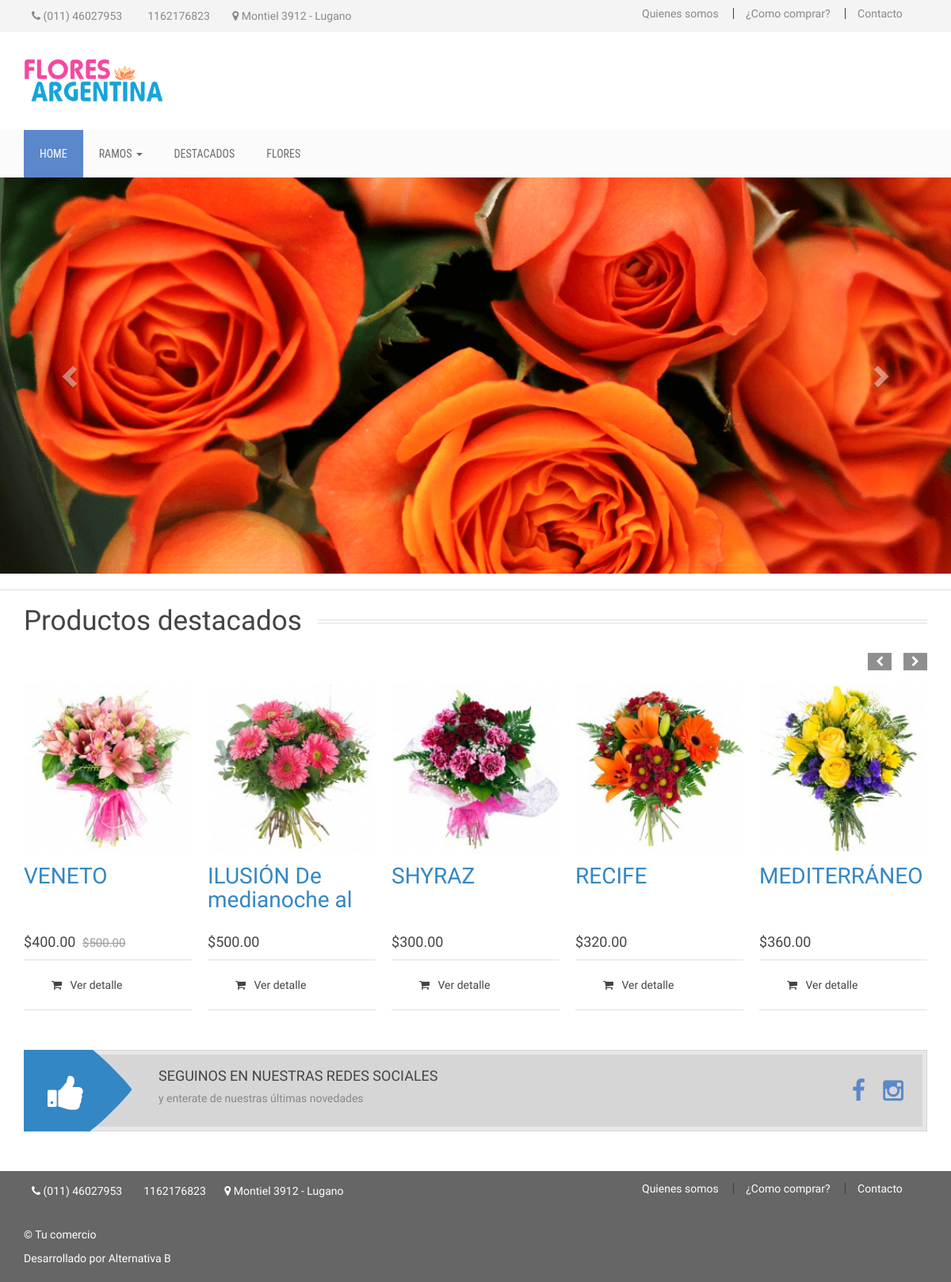
The page / on the database its author committed.
### tables this page shows
CREATE TABLE IF NOT EXISTS `store_categories` (
  `id` int(11) NOT NULL AUTO_INCREMENT,
  `title` varchar(255) NOT NULL,
  `parent_id` int(11) NOT NULL,
  `url` text NOT NULL,
  `priority` int(11) NOT NULL,
  `important` int(1) NOT NULL,
  PRIMARY KEY (`id`)
);

CREATE TABLE IF NOT EXISTS `slider` (
  `id` int(11) NOT NULL AUTO_INCREMENT,
  `image_file` text NOT NULL,
  `thumb` text NOT NULL,
  `priority` int(11) NOT NULL,
  `link` text NOT NULL,
  PRIMARY KEY (`id`)
);

CREATE TABLE IF NOT EXISTS `store_cat_assign` (
  `id` int(11) NOT NULL AUTO_INCREMENT,
  `category_id` int(11) NOT NULL,
  `item_id` int(11) NOT NULL,
  PRIMARY KEY (`id`)
);

CREATE TABLE IF NOT EXISTS `item_images` (
  `id` int(11) NOT NULL AUTO_INCREMENT,
  `image_file` text NOT NULL,
  `thumb` text NOT NULL,
  `item_id` int(11) NOT NULL,
  `priority` int(11) NOT NULL,
  PRIMARY KEY (`id`)
);

CREATE TABLE IF NOT EXISTS `store_items` (
  `id` int(11) NOT NULL AUTO_INCREMENT,
  `item_title` varchar(255) NOT NULL,
  `item_url` varchar(255) NOT NULL,
  `item_price` decimal(7,2) NOT NULL,
  `item_description` text NOT NULL,
  `was_price` decimal(7,2) NOT NULL,
  `item_active` int(11) NOT NULL,
  `date_created` int(11) NOT NULL,
  `date_edit` int(11) NOT NULL,
  `createdby` varchar(255) NOT NULL,
  `editby` varchar(255) NOT NULL,
  PRIMARY KEY (`id`)
);

### application/modules/store_categories/controllers/Store_categories.php (called while the page is built, shortened)
<?php
class Store_categories extends MX_Controller
{
function _draw_top_navbar(){
    $data['query'] = $this->_custom_query('SELECT * FROM store_categories WHERE parent_id=0 AND important!=1 ORDER BY priority ASC');
    $this->load->view('top_navbar', $data);
}
function get_where_custom($col, $value)
{
    $this->load->model('mdl_store_categories');
    $query = $this->mdl_store_categories->get_where_custom($col, $value);
    return $query;
}
function _custom_query($mysql_query)
{
    $this->load->model('mdl_store_categories');
    $query = $this->mdl_store_categories->_custom_query($mysql_query);
    return $query;
}
}

### application/third_party/MX/Modules.php (called while the page is built, shortened)
<?php (defined('BASEPATH')) OR exit('No direct script access allowed');
class Modules
{
	public static $routes, $registry, $locations;
	public static function run($module)
	{
		$method = 'index';
		if(($pos = strrpos($module, '/')) != FALSE)
		{
			$method = substr($module, $pos + 1);
			$module = substr($module, 0, $pos);
		}
		if($class = self::load($module))
		{
			if (method_exists($class, $method))	{
				$args = func_get_args();
				$output = call_user_func_array(array($class, $method), array_slice($args, 1));
				$buffer = ob_get_clean();
				return ($output !== NULL) ? $output : $buffer;
			}
		}
	}
	public static function load($module)
	{
		(is_array($module)) ? list($module, $params) = each($module) : $params = NULL;
		$alias = strtolower(basename($module));
		if ( ! isset(self::$registry[$alias]))
		{
			self::$registry[$alias] = new $controller($params);
		}
		return self::$registry[$alias];
	}
}

### application/modules/templates/controllers/Templates.php (called while the page is built, shortened)
<?php
class Templates extends MX_Controller
{
function public_bootstrap($data)
{
	$this->load->view('public_bootstrap', $data);
}
}

### application/modules/default_module/controllers/Default_module.php (called while the page is built, shortened)
<?php
class Default_module extends MX_Controller
{
function index()
{
 $data['view_module'] = 'default_module';
 $data['view_file'] = "home";
 $data['select'] = 'home';
 $this->templates->public_bootstrap($data);
}
}

### index.php (called while the page is built, shortened)
<?php
require_once BASEPATH.'core/CodeIgniter.php';

### application/modules/store_categories/models/Mdl_store_categories.php (called while the page is built, shortened)
<?php
class Mdl_store_categories extends CI_Model
{
function get_table() {
    $table = "store_categories";
    return $table;
}
function get_where_custom($col, $value) {
    $table = $this->get_table();
    $this->db->where($col, $value);
    $query=$this->db->get($table);
    return $query;
}
function _custom_query($mysql_query) {
    $query = $this->db->query($mysql_query);
    return $query;
}
}

### application/modules/slider/controllers/Slider.php (called while the page is built, shortened)
<?php
class Slider extends MX_Controller
{
function view()
{
    $data['query'] = $this->get('priority');
    $this->load->view('slider', $data);
}
function get($order_by)
{
    $this->load->model('mdl_slider');
    $query = $this->mdl_slider->get($order_by);
    return $query;
}
}

### application/modules/slider/models/Mdl_slider.php (called while the page is built, shortened)
<?php
class Mdl_slider extends CI_Model
{
function get_table() {
    $table = "slider";
    return $table;
}
function get($order_by){
    $table = $this->get_table();
    $this->db->order_by($order_by);
    $query=$this->db->get($table);
    return $query;
}
}

### application/modules/store_items/models/Mdl_store_items.php (called while the page is built, shortened)
<?php if ( ! defined('BASEPATH')) exit('No direct script access allowed');
class Mdl_store_items extends CI_Model
{
function _custom_query($mysql_query) {
    $query = $this->db->query($mysql_query);
    return $query;
}
}

### application/modules/store_items/controllers/Store_items.php (called while the page is built, shortened)
<?php
class Store_items extends MX_Controller
{
function _draw_products($category_id, $inner_category = FALSE, $offset = 0)
{
    if($inner_category)
    {
        $data['query'] = $this->_custom_query
        ("SELECT * FROM store_cat_assign
        INNER JOIN store_items
        ON store_cat_assign.item_id=store_items.id
        INNER JOIN item_images
        ON store_items.id=item_images.item_id
        WHERE store_cat_assign.category_id='$category_id'
        AND store_items.item_active='1'
        AND item_images.priority='1'
        LIMIT 9 OFFSET $offset");
    }else
    {
        $data['query'] = $this->_custom_query
        ("SELECT * FROM store_cat_assign
        INNER JOIN store_items
        ON store_cat_assign.item_id=store_items.id
        INNER JOIN item_images
        ON store_items.id=item_images.item_id
        WHERE store_cat_assign.category_id='$category_id'
        AND store_items.item_active='1'
        AND item_images.priority='1'");
    }
    $data['inner_category'] = $inner_category;
    $this->load->view('draw_products', $data);
}
function _custom_query($mysql_query)
{
    $this->load->model('mdl_store_items');
    $query = $this->mdl_store_items->_custom_query($mysql_query);
    return $query;
}
}

### application/modules/store_items/views/draw_products.php (the view)
<?php if($inner_category): ?>
<?php foreach($query->result() as $row): ?>
<div class="col-xs-6 col-sm-4 col-md-3">
<div class="single-product">
    <div class="product-f-image">
    <a href="<?=base_url(),'catalogo/',$row->item_url?>">
        <img src="<?=base_url(),'uploads/images/',$row->item_id,'/',$row->thumb?>" class="product-img" alt="">
    </a>
    </div>
    <h2 class="product-title"><a href="<?=base_url(),'catalogo/',$row->item_url?>"><?=$row->item_title?></a></h2>
    <div class="product-carousel-price">
        <ins>$<?=$row->item_price?></ins>
        <?php if($row->was_price>0): ?>
            <s>$<?=$row->was_price?></s>
        <?php endif; ?>
    </div>
    <div class="j2store-addtocart-form">
        <div id="add-to-cart-151" class="j2store-add-to-cart">
                <a href="<?=base_url(),'catalogo/',$row->item_url?>" class="j2store-cart-button btn btn-primary"><i class="fa fa-shopping-cart" aria-hidden="true"></i>&nbsp;&nbsp;&nbsp;Ver detalle</a>
        </div>
    </div>
</div>
</div>
<?php endforeach; ?>
<?php else: ?>
<?php foreach($query->result() as $row): ?>
<div class="single-product">
    <div class="product-f-image">
    <a href="<?=base_url(),'catalogo/',$row->item_url?>">
        <img src="<?=base_url(),'uploads/images/',$row->item_id,'/',$row->thumb?>" class="product-img" alt="">
    </a>
    </div>
    <h2 class="product-title"><a href="<?=base_url(),'catalogo/',$row->item_url?>"><?=$row->item_title?></a></h2>
    <div class="product-carousel-price">
        <ins>$<?=$row->item_price?></ins>
        <?php if($row->was_price>0): ?>
            <s>$<?=$row->was_price?></s>
        <?php endif; ?>
    </div>
    <div class="j2store-addtocart-form">
        <div id="add-to-cart-151" class="j2store-add-to-cart">
                <a href="<?=base_url(),'catalogo/',$row->item_url?>" class="j2store-cart-button btn btn-primary"><i class="fa fa-shopping-cart" aria-hidden="true"></i>&nbsp;&nbsp;&nbsp;Ver detalle</a>
        </div>
    </div>
</div>
<?php endforeach; ?>
<?php endif; ?>

### application/modules/store_categories/views/top_navbar.php (shortened to what this page needs)
<div class="mainmenu-area">
     <div class="container">
         <div class="row">
             <div class="navbar-collapse collapse">
                 <ul class="nav navbar-nav">
                   <li <?php if($select == 'home'): ?>class="active"<?php endif; ?>><a href="<?=base_url()?>">Home</a></li>
                   <?php
                   foreach($query->result() as $row):
                   $query = $this->store_categories->get_where_custom('parent_id', $row->id);
                   ?>
                   <?php if($query->num_rows()>0): ?>
                     <li class="dropdown <?php if($select == $row->id): ?>active<?php endif; ?>">
                       <a class="dropdown-toggle <?php if($this->agent->is_mobile() != TRUE): ?>disabled<?php endif; ?>" data-toggle="dropdown" href="<?=base_url(),'categoria/',$row->url?>"><?=$row->title?>
                       <span class="caret"></span></a>
                     </li>
                    <?php else: ?>
                     <li <?php if($select == $row->id): ?>class="active"<?php endif; ?>><a href="<?=base_url(),'categoria/',$row->url?>"><?=$row->title?></a></li>
                     <?php endif; ?>
                   <?php endforeach; ?>
                 </ul>
             </div>
         </div>
     </div>
 </div>

### application/modules/slider/views/slider.php
<div class="carousel-holder">
        <div id="carousel-example-generic" class="carousel slide" data-ride="carousel">
            <div class="carousel-inner">
              <?php $i=0; foreach($query->result() as $row): $i++; ?>
                <div class="item <?php if($i==1): ?>active<?php endif; ?>">
                    <a href="<?=$row->link?>">
                        <img class="slide-image fullwidth" src="<?=base_url(),'uploads/slider/',$row->image_file?>" class="" alt="">
                    </a>
                </div>
              <?php endforeach; ?>
            </div>
            <a class="left carousel-control" href="#carousel-example-generic" data-slide="prev">
                <span class="glyphicon glyphicon-chevron-left"></span>
            </a>
            <a class="right carousel-control" href="#carousel-example-generic" data-slide="next">
                <span class="glyphicon glyphicon-chevron-right"></span>
            </a>
</div>
</div>

### rows shown on the page
store_categories: title "RAMOS"
store_categories: title "DESTACADOS"
store_categories: title "FLORES"
slider: image_file (picture)
store_cat_assign: item_images.thumb (picture), store_items.item_title "VENETO", store_items.item_price "400.00", store_items.was_price "500.00"
store_cat_assign: item_images.thumb (picture), store_items.item_title "ILUSIÓN De medianoche al…", store_items.item_price "500.00"
store_cat_assign: item_images.thumb (picture), store_items.item_title "SHYRAZ", store_items.item_price "300.00"
store_cat_assign: item_images.thumb (picture), store_items.item_title "RECIFE", store_items.item_price "320.00"
store_cat_assign: item_images.thumb (picture), store_items.item_title "MEDITERRÁNEO", store_items.item_price "360.00"
